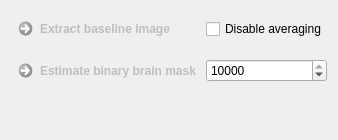
     <widget class="QWidget" name="tab_2">
      <attribute name="title">
       <string>Other</string>
      </attribute>
      <layout class="QGridLayout" name="gridLayout_9">
       <item row="1" column="0">
        <widget class="QCommandLinkButton" name="m_ExtractBrainMask">
         <property name="enabled">
          <bool>false</bool>
         </property>
         <property name="toolTip">
          <string>If multiple baseline acquisitions are present, the default behaviour is to output an averaged image.</string>
         </property>
         <property name="statusTip">
          <string></string>
         </property>
         <property name="whatsThis">
          <string notr="true"></string>
         </property>
         <property name="text">
          <string>Estimate binary brain mask</string>
         </property>
        </widget>
       </item>
       <item row="1" column="1">
        <widget class="QSpinBox" name="m_BrainMaskIterationsBox">
         <property name="toolTip">
          <string>Maximum number of iterations.</string>
         </property>
         <property name="maximum">
          <number>10000</number>
         </property>
         <property name="value">
          <number>10000</number>
         </property>
        </widget>
       </item>
       <item row="2" column="0">
        <spacer name="verticalSpacer_3">
         <property name="orientation">
          <enum>Qt::Vertical</enum>
         </property>
         <property name="sizeHint" stdset="0">
          <size>
           <width>20</width>
           <height>40</height>
          </size>
         </property>
        </spacer>
       </item>
       <item row="0" column="0">
        <widget class="QCommandLinkButton" name="m_ButtonExtractB0">
         <property name="enabled">
          <bool>false</bool>
         </property>
         <property name="toolTip">
          <string>If multiple baseline acquisitions are present, the default behaviour is to output an averaged image.</string>
         </property>
         <property name="statusTip">
          <string></string>
         </property>
         <property name="whatsThis">
          <string notr="true"></string>
         </property>
         <property name="text">
          <string>Extract baseline image</string>
         </property>
        </widget>
       </item>
       <item row="0" column="1">
        <widget class="QCheckBox" name="m_CheckExtractAll">
         <property name="toolTip">
          <string>Create a 3D+t data set containing all b0 images as timesteps</string>
         </property>
         <property name="text">
          <string>Disable averaging</string>
         </property>
        </widget>
       </item>
      </layout>
     </widget>
